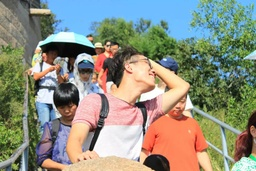
#> input picture hw4/img/input-3.jpg, 256 x 171 px, shrunk from 1280 x 854 before the run, given in place of , which was not available
$ python seam_carving.py ../img/input-3.jpg ../img/res-1.png ../img/res-1.png   (older library calls are emulated)
#> lines starting #> are read from the running program, lines starting #| are printed output that depends on the picture; pictures that were not available may be replaced by others from this repository, and a replacement may not be noted
import sys

import numpy as np
from imageio import imread, imwrite     # 读取图像的库
from scipy.ndimage.filters import convolve  # numpy之上的高级库
from tqdm import trange # 方便展示进度条
import getopt   # 处理命令行参数

# TODO shape维度
# TODO 可视化删掉的红线
# TODO 动态的展示删除的效果
# TODO 注释规范
# TODO 旋转+命令行参数化

# 为每一个像素计算对应能量值
# 通过计算每个点的偏导绝对值之和-使用sobel滤波器
def calc_energy(img):
    filter_du = np.array([
        [1.0, 2.0, 1.0],
        [0.0, 0.0, 0.0],
        [-1.0, -2.0, -1.0],
    ])
    # 将2D滤波器->3D滤波器
    # 对应RGB三个通道
    filter_du = np.stack([filter_du] * 3, axis= 2)

    # 第二个滤波器
    filter_dv = np.array([
        [1.0, 0.0, -1.0],
        [2.0, 0.0, -2.0],
        [1.0, 0.0, -1.0],
    ])
    filter_dv = np.stack([filter_dv] * 3, axis=2)

    img = img.astype('float32')
    convolved = np.absolute(convolve(img, filter_du)) + np.absolute(convolve(img, filter_dv))   # 计算相邻单元的能量值

    # 将RGB中的能量相加
    energy_map = convolved.sum(axis=2)

    return energy_map

# 寻找需要删除的缝
def min_seam(img):
    r, c, _ = img.shape
    energy_map = calc_energy(img)

    M = energy_map.copy()   # dp数组
    backtrack = np.zeros_like(M, dtype=np.int) # 记录回溯路径

    for i in range(1, r):
        for j in range(0, c):    # TODO 这里需要处理右边界
            # 单独处理图像的左边界，防止越界
            if j == 0:
                idx = np.argmin(M[i - 1, j : j + 2])  # 平铺返回最小值的下标
                backtrack[i, j] = idx + j           # barktrack记录上一层的j坐标
                min_energy = M[i - 1, idx + j]
            # [4 lines of commented-out code are left out]
            else:
                idx = np.argmin(M[i - 1, j - 1 : j + 2])
                backtrack[i, j] = idx + j - 1         # barktrack记录上一层的j坐标
                min_energy = M[i - 1, idx + j - 1]

            M[i][j] += min_energy

    return M, backtrack

# 删除从上到下的一条缝
def carve_column(img):
    r, c, _ = img.shape

    M, backtrack = min_seam(img)

    # (r, c)的矩阵，默认值为True,随后删除所有值为false的像素
    mask = np.ones((r, c), dtype=np.bool)

    # 回溯寻找要删除的线
    j = np.argmin(M[-1])    # 图片最下面一行能量的最小值

    for i in reversed(range(r)):    # 从下往上搜索
        mask[i, j] = False
        j = backtrack[i][j]

    # RGB三个通道
    mask = np.stack([mask] * 3, axis=2)

    img = img[mask].reshape((r, c - 1, 3))  # 删除false的值

    return img

# 按列删除
def crop_c(img, scale_c):
    _, c, _ = img.shape
    new_c = int(c * scale_c)

    for _ in trange(c - new_c): # trange可以显示进度条
        img = carve_column(img)

    return img

# 按行删除
def crop_r(img, scale_r):
    img = np.rot90(img, 1, (0, 1))  # 将数组旋转90度
    img = crop_c(img, scale_r)
    img = np.rot90(img, 3, (0, 1))  # 将数组旋转270度转回去

    return img

def main():
    # [8 lines of commented-out code are left out]

    column_rate = 0.5
    row_rate = 0.5
    inputfile = ''
    outfile = ''

    # 读取命令行参数
    try:
        opts, args = getopt.getopt(sys.argv[1:], "hi:o:r:c:", ["help", "ifile=", "ofile=", "row_rate=", "column_rate="])
    except getopt.GetoptError:
        print('Error: seam_carving.py -i <inputfile> -o <outputfile> -r <row_rate> -c <column_rate>')
        print('   or: seam_carving.py --ifile=<inputfile> --ofile=<outputfile> --row_rate=<row_rate> --column_rate=<column_rate>')
        sys.exit(2)

    for opt, arg in opts:
        if opt in ("-h", "--help"):
            print('Help: seam_carving.py -i <inputfile> -o <outputfile> -r <row_rate> -c <column_rate>')
            print('   or: seam_carving.py --ifile=<inputfile> --ofile=<outputfile> --row_rate=<row_rate> --column_rate=<column_rate>')
            sys.exit()
        elif opt in ("-i", "--ifile"):
            inputfile = arg
        elif opt in ("-o", "--ofile"):
            outfile = arg
        elif opt in ("-r", "--row_rate"):
            row_rate = float(arg)
        elif opt in ("-c", "--column_rate"):
            column_rate = float(arg)

    img = imread(inputfile)
#> img is the input picture: shape (171, 256, 3); mean R, G, B 141.5, 142.8, 127.6
    temp = crop_c(img, column_rate)
#> the loop in crop_c, `for _ in trange(c - new_c):` made 128 passes
#> pass 1, in calc_energy, `energy_map = convolved.sum(axis=2)`:
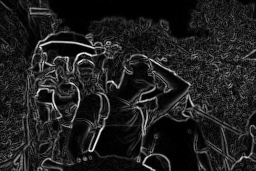
#> energy_map: shape (171, 256) float32; min 0, max 11532, mean 1431.5; drawn with min black and max white
#> pass 1, in carve_column, `M, backtrack = min_seam(img)`:
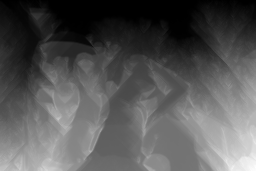
#> M: shape (171, 256) float32; min 0, max 131644, mean 44697.4; drawn with min black and max white
#> after the loop in crop_c, `for _ in trange(c - new_c):`:
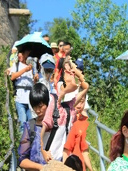
#> img: shape (171, 128, 3); mean of channels 0, 1, 2 129.3, 134.8, 119.9; drawn as R, G, B
    out = crop_r(temp, row_rate)
#> call 2 of crop_c, with scale_c = 0.5
#> the loop in crop_c (call 2), `for _ in trange(c - new_c):` made 86 passes
#> pass 1, in calc_energy (call 129), `energy_map = convolved.sum(axis=2)`:
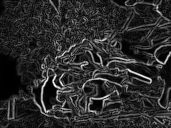
#> energy_map: shape (128, 171) float32; min 0, max 11532, mean 1992.3; drawn with min black and max white
#> pass 1, in carve_column (call 129), `M, backtrack = min_seam(img)`:
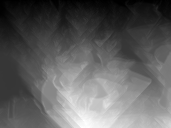
#> M: shape (128, 171) float32; min 56, max 150632, mean 56446.8; drawn with min black and max white
#> after the loop in crop_c (call 2), `for _ in trange(c - new_c):`:
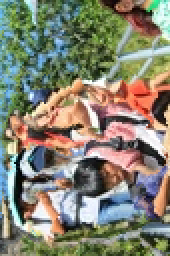
#> img: shape (128, 85, 3) (shown 2 times larger); mean of channels 0, 1, 2 133, 131.1, 113.6; drawn as R, G, B
#> in crop_r, `img = np.rot90(img, 3, (0, 1))`:
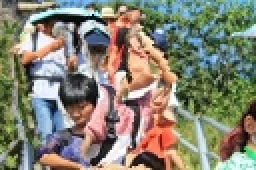
#> img: shape (85, 128, 3) (shown 2 times larger); mean of channels 0, 1, 2 133, 131.1, 113.6; drawn as R, G, B
#> (the run stopped early here; a loop or call above may not have finished)
